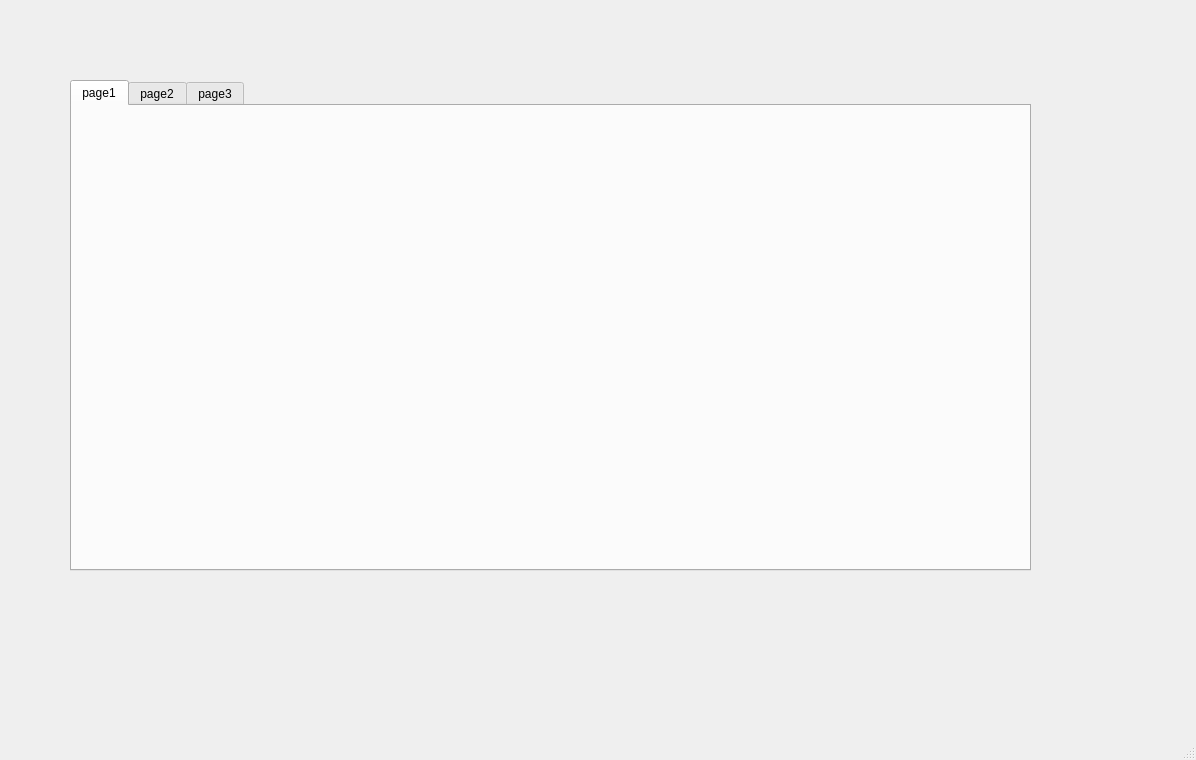
<?xml version="1.0" encoding="UTF-8"?>
<ui version="4.0">
 <class>MainWindow</class>
 <widget class="QMainWindow" name="MainWindow">
  <property name="geometry">
   <rect>
    <x>0</x>
    <y>0</y>
    <width>1196</width>
    <height>760</height>
   </rect>
  </property>
  <property name="windowTitle">
   <string>MainWindow</string>
  </property>
  <widget class="QWidget" name="centralwidget">
   <widget class="QTabWidget" name="page3_2">
    <property name="geometry">
     <rect>
      <x>70</x>
      <y>80</y>
      <width>961</width>
      <height>491</height>
     </rect>
    </property>
    <property name="currentIndex">
     <number>0</number>
    </property>
    <widget class="QWidget" name="tab">
     <attribute name="title">
      <string>page1</string>
     </attribute>
    </widget>
    <widget class="QWidget" name="tab_2">
     <attribute name="title">
      <string>page2</string>
     </attribute>
    </widget>
    <widget class="QWidget" name="page3">
     <attribute name="title">
      <string>page3</string>
     </attribute>
    </widget>
   </widget>
  </widget>
  <widget class="QMenuBar" name="menubar">
   <property name="geometry">
    <rect>
     <x>0</x>
     <y>0</y>
     <width>1196</width>
     <height>26</height>
    </rect>
   </property>
  </widget>
  <widget class="QStatusBar" name="statusbar"/>
 </widget>
 <resources/>
 <connections/>
</ui>
